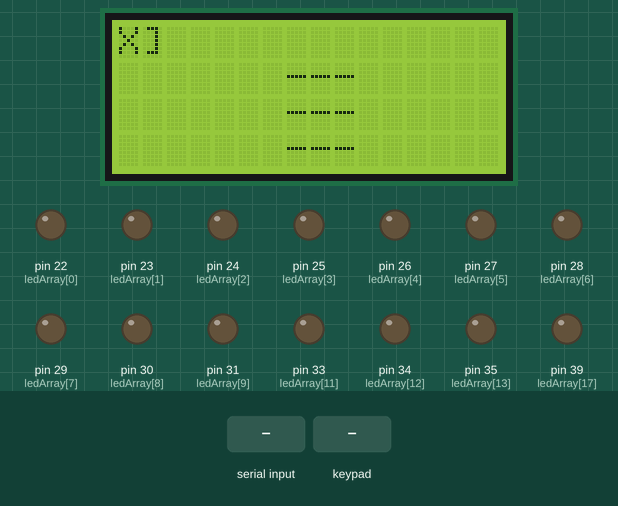
A sketch run on a simulated Arduino Mega 2560, built with avr-gcc and run on an emulated ATmega2560. On the bench: 16×4 character LCD, output pins drawn as LEDs (lit = HIGH). Inputs (shaded band) come from the test bench. What the sketch prints to the serial monitor is not drawn.

Above: at 1.2 s.
1.3 s: "x,45\n" received over Serial
At 3.8 s:
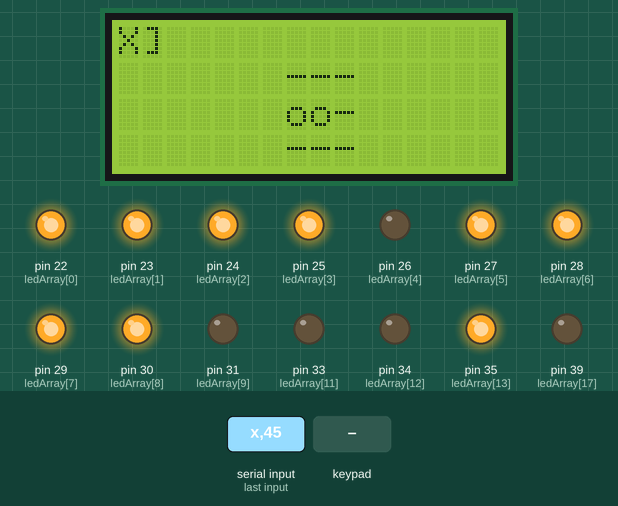
4.1 s: key '1' pressed
At 4.7 s:
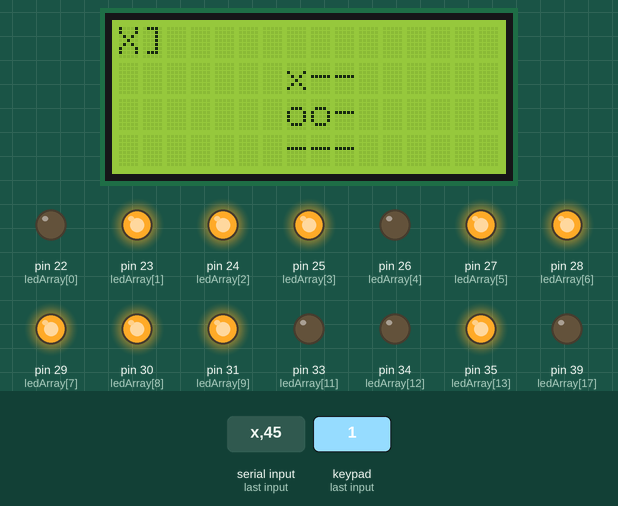
5.6 s: "x90\n" received over Serial
At 8.1 s:
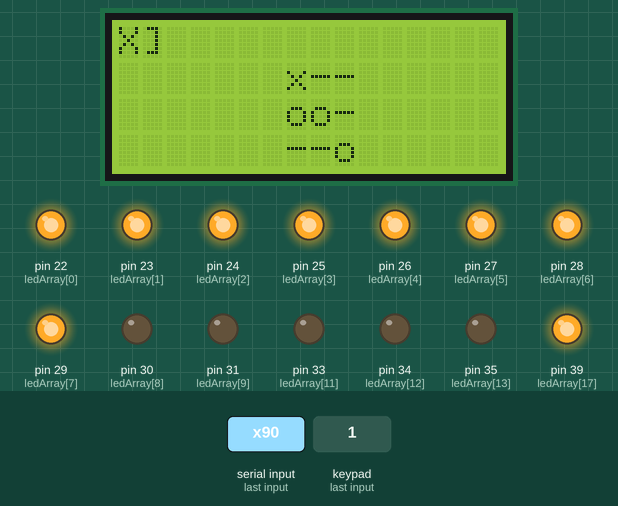
8.4 s: "=" received over Serial
At 9.0 s:
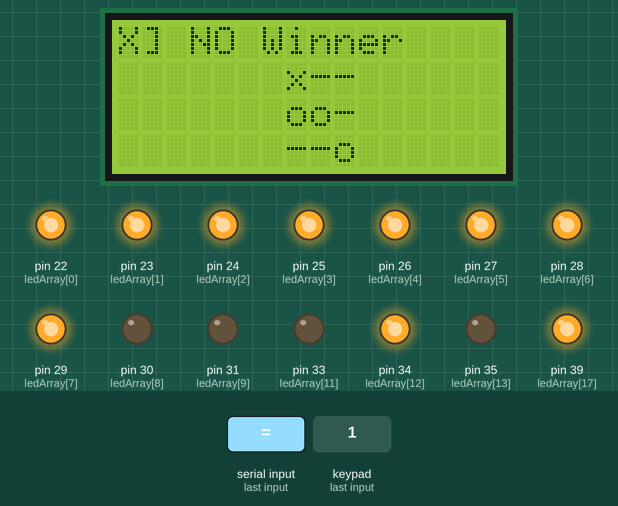
9.9 s: "30,150\n" received over Serial
At 10.3 s:
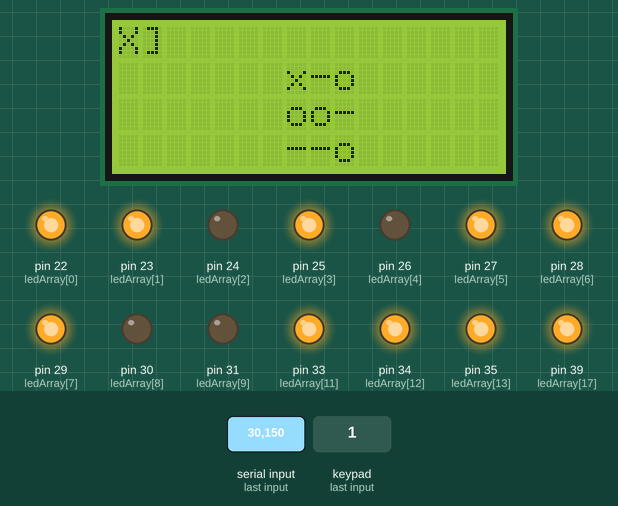
11.4 s: keypad keys 1 2 pressed 0.4 s apart
Timing chart, 0 to 14.4 s (numbered marks = the images above; inputs shaded):
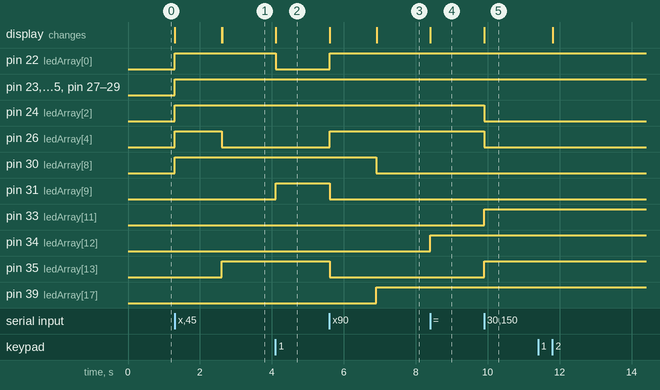

Measured:
- after the input at 1.3 s, pin 22 (ledArray[0]), pin 23 (ledArray[1]): LOW → HIGH at once
- after the input at 4.1 s, pin 22 (ledArray[0]): HIGH → LOW at once; pin 31 (ledArray[9]): LOW → HIGH at once; the display: changes at once (image 2)
- after the input at 5.6 s, pin 22 (ledArray[0]), pin 26 (ledArray[4]): LOW → HIGH at once; pin 30 (ledArray[8]): HIGH → LOW after 1.3 s; pin 31 (ledArray[9]), pin 35 (ledArray[13]): HIGH → LOW at once; pin 39 (ledArray[17]): LOW → HIGH after 1.3 s; the display: first changes at once (image 3 shows a later state)
- after the input at 8.4 s, pin 34 (ledArray[12]): LOW → HIGH at once; the display: changes at once (image 4)
- after the input at 9.9 s, pin 24 (ledArray[2]), pin 26 (ledArray[4]): HIGH → LOW at once; pin 33 (ledArray[11]), pin 35 (ledArray[13]): LOW → HIGH at once; the display: changes at once (image 5)

The sketch:

Player1_X.ino
```cpp
#include <LiquidCrystal.h>
#include <Keypad.h>
#define rs 13
#define en 12
#define d4 8
#define d5 9
#define d6 10
#define d7 11
LiquidCrystal lcd(rs, en, d4, d5, d6, d7); //lcd
int turn = 1;
bool turnPlayer=true;
const byte ROWS = 4; //four rows
const byte COLS = 3; //three columns
char keys[ROWS][COLS] = { //keypad
  {'1','2','3'},
  {'4','5','6'},
  {'7','8','9'},
  {'*','0','#'}
};

byte rowPins[ROWS] = {A12, A11, A10, A9}; //connect to the row pinouts of the keypad
byte colPins[COLS] = {A13, A14, A15}; //connect to the column pinouts of the keypad
Keypad keypad = Keypad( makeKeymap(keys), rowPins, colPins, ROWS, COLS );
int ledArray[18] = {22, 23, 24, 25, 26, 27, 28, 29, 30, 31, 32, 33, 34, 35, 36, 37, 38, 39}; //array for leds

//intialize the playground
char grid[9]={
  '-','-','-',
  '-','-','-',
  '-','-','-'
};
//the input from keypad
char keyss;
//the input from terminal
char receivedData;

void setup() {
  Serial.begin(9600);
  lcd.begin(16, 4);
  lcd.clear();
 for(int i = 0 ; i < 18 ; i++){
   pinMode(ledArray[i], OUTPUT);
 }
  printDisplay();

}

void loop() {
  if(turnPlayer){
     keyss = keypad.getKey();  //key from keypad
     if (keyss){
        if (keyss > 48 && keyss <= 57){ //it is between 1 and 9
            int index = keyss - 48 - 1; //convert to the integer and for index minus 1
            if(grid[index] == '-'){ //check if there is empty
               grid[index] = 'x'; //intial with x
               printDisplay(); //display the playground
               turnPlayer = false; //change the turn
               char setWinner =  winner(); //check the winner func for realizing which player is winner
               Serial.write(keyss);
               turnONLED(keyss); //turn on leds based on key
               if(setWinner == 'x'){ //if the winner is x(player1)
                  Serial.write('x');
                  lcd.setCursor(3 , 0);
                  lcd.print("Player1 X Won");
                  LEDBlinking();
                  delay(300);
                  LEDBlinking();
               }else if(setWinner == 'o'){ //if the winner is player2
                  Serial.write('o');
                  lcd.setCursor(3 , 0);
                  lcd.print("Player2 O Won");
                  LEDBlinking();
                  delay(300);
                  LEDBlinking();
                }else if(setWinner == '='){ //if they are equal
                   Serial.write('=');
                   lcd.setCursor(3 , 0);
                   lcd.print("NO Winner");
                 }
              }
       } else if(keyss == '0') //reset the game
            resetGame();
     }
  }

    if(Serial.available()){
      //recienve input from terminal
        receivedData = Serial.read();
        turnONLED(receivedData); //turn on the leds based on input
        if(receivedData == 'x'){
           lcd.setCursor(3 , 0);
           lcd.print("Player1 X Won");
           LEDBlinking();
           delay(300);
           LEDBlinking();
           turnPlayer = false;
        }else if(receivedData == 'o'){
          lcd.setCursor(3 , 0);
          lcd.print("Player2 O Won");
          LEDBlinking();
          delay(300);
          LEDBlinking();
          turnPlayer = false;
        }else if(receivedData == '='){
           lcd.setCursor(3 , 0);
           lcd.print("NO Winner");
           turnPlayer = false;
           }else{
           turnPlayer = true;
           int index = receivedData - 48 - 1;

           if(grid[index] == '-'){
              grid[index] = 'o';

              printDisplay();
           }
    }
  }
}


void printDisplay()
{
  lcd.clear();
  lcd.setCursor(0 , 0);
  lcd.print("X] ");
  lcd.setCursor(7 , 1);
  lcd.write(grid[0]);
  lcd.setCursor(8 , 1);
  lcd.write(grid[1]);
  lcd.setCursor(9 , 1);
  lcd.write(grid[2]);
  lcd.setCursor(7 , 2);
  lcd.write(grid[3]);
  lcd.setCursor(8 , 2);
  lcd.write(grid[4]);
  lcd.setCursor(9 , 2);
  lcd.write(grid[5]);
  lcd.setCursor(7 , 3);
  lcd.write(grid[6]);
  lcd.setCursor(8 , 3);
  lcd.write(grid[7]);
  lcd.setCursor(9 , 3);
  lcd.write(grid[8]);

  }
void turnONLED(char inpData)
{
  int index = inpData - 48 - 1 ; //convert to the integer

  if (turn % 2 != 0)
  {
    digitalWrite(ledArray[index], HIGH);
    digitalWrite(ledArray[index+9], LOW);
  }
  else
  {
    digitalWrite(ledArray[index], LOW);
    digitalWrite(ledArray[index+9], HIGH);
  }
  switchPlayers();
}

void switchPlayers(){
  turn++; //switch to other  player
}

void LEDBlinking()
{
  if (turn % 2 == 0)
  {
    for (int i = 0; i < 9 ; i++)
    {
      digitalWrite(ledArray[i], HIGH);
      digitalWrite(ledArray[i + 9], LOW);
    }
  }
  else
  {
    for (int i = 0; i < 9 ; i++)
    {
      digitalWrite(ledArray[i], LOW);
      digitalWrite(ledArray[i + 9], HIGH);
    }
  }
  delay(500);
}


char  winner(){
  char winner='0';
  boolean chk = false;

  if(grid[0] == grid[1] && grid[1] == grid[2] && (grid[0] != '-')){
      chk = true;
      winner = grid[0];
    }else if(grid[3] == grid[4] && grid[4] == grid[5] && (grid[3] != '-')){
      chk = true;
      winner = grid[3];
    }else if(grid[6] == grid[7] && grid[7] == grid[8] && (grid[6] != '-')){
      chk = true;
      winner = grid[6];
    }else if(grid[0] == grid[3] && grid[3] == grid[6] && (grid[0] != '-')){
      chk = true;
      winner = grid[0];
    }else if(grid[1] == grid[4] && grid[4] == grid[7] && (grid[1] != '-')){
      chk = true;
      winner = grid[1];
    }else if(grid[2] == grid[5] && grid[5] == grid[8] && (grid[2] != '-')){
      chk = true;
      winner = grid[2];
    }else if(grid[0] == grid[4] && grid[4] == grid[8] && (grid[0] != '-')){
      chk = true;
      winner = grid[0];
    }else if(grid[2] == grid[4] && grid[4] == grid[6] && (grid[2] != '-')){
      chk = true;
      winner = grid[2];
    }

    int counter = 0;
    for (int i = 0; i < 9 ; i++)
        if (grid[i] != '-')
             counter++;

    if (counter == 9 && chk == false)
        winner = '=';

  return winner;
}

 void resetGame()
{
  turn = 1;
  turnPlayer=true;
  for (int i = 0 ; i < 9 ; i++)
  {
    grid[i] = '-';
  }
   for (int i = 0 ; i < 18 ; i++)
  {
    digitalWrite(ledArray[i], LOW);
  }

   printDisplay();
}
```
